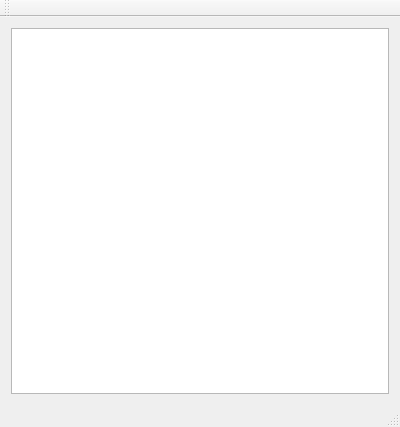
<?xml version="1.0" encoding="UTF-8"?>
<ui version="4.0">
 <class>MainWindow</class>
 <widget class="QMainWindow" name="MainWindow">
  <property name="geometry">
   <rect>
    <x>0</x>
    <y>0</y>
    <width>400</width>
    <height>427</height>
   </rect>
  </property>
  <property name="windowTitle">
   <string>MainWindow</string>
  </property>
  <widget class="QWidget" name="centralWidget">
   <layout class="QHBoxLayout" name="horizontalLayout">
    <item>
     <widget class="QTableView" name="tableView"/>
    </item>
   </layout>
  </widget>
  <widget class="QMenuBar" name="menuBar">
   <property name="geometry">
    <rect>
     <x>0</x>
     <y>0</y>
     <width>400</width>
     <height>22</height>
    </rect>
   </property>
  </widget>
  <widget class="QToolBar" name="mainToolBar">
   <attribute name="toolBarArea">
    <enum>TopToolBarArea</enum>
   </attribute>
   <attribute name="toolBarBreak">
    <bool>false</bool>
   </attribute>
  </widget>
  <widget class="QStatusBar" name="statusBar"/>
 </widget>
 <layoutdefault spacing="6" margin="11"/>
 <resources/>
 <connections/>
</ui>
